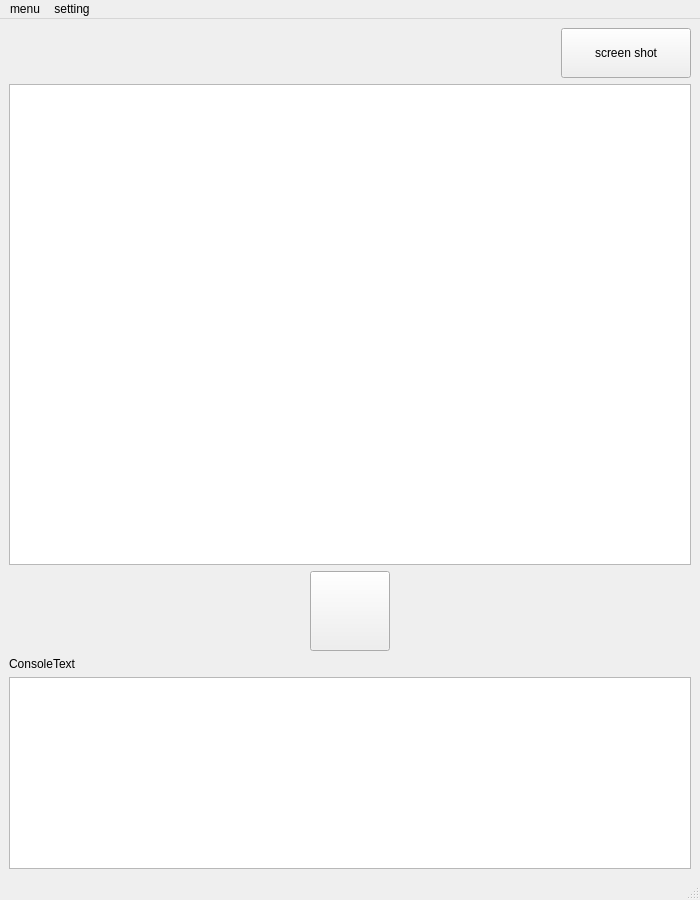
<?xml version="1.0" encoding="UTF-8"?>
<ui version="4.0">
 <class>MainWindow</class>
 <widget class="QMainWindow" name="MainWindow">
  <property name="geometry">
   <rect>
    <x>0</x>
    <y>0</y>
    <width>700</width>
    <height>900</height>
   </rect>
  </property>
  <property name="windowTitle">
   <string>MainWindow</string>
  </property>
  <widget class="QWidget" name="centralwidget">
   <layout class="QGridLayout" name="gridLayout_2">
    <item row="0" column="0">
     <layout class="QGridLayout" name="gridLayout">
      <item row="0" column="0">
       <layout class="QHBoxLayout" name="horizontalLayout">
        <item>
         <spacer name="horizontalSpacer_2">
          <property name="orientation">
           <enum>Qt::Horizontal</enum>
          </property>
          <property name="sizeHint" stdset="0">
           <size>
            <width>40</width>
            <height>20</height>
           </size>
          </property>
         </spacer>
        </item>
        <item>
         <widget class="QPushButton" name="shotButton">
          <property name="sizePolicy">
           <sizepolicy hsizetype="Fixed" vsizetype="Fixed">
            <horstretch>0</horstretch>
            <verstretch>0</verstretch>
           </sizepolicy>
          </property>
          <property name="minimumSize">
           <size>
            <width>130</width>
            <height>50</height>
           </size>
          </property>
          <property name="font">
           <font>
            <family>Arial</family>
           </font>
          </property>
          <property name="text">
           <string>screen shot</string>
          </property>
         </widget>
        </item>
       </layout>
      </item>
      <item row="1" column="0">
       <widget class="QGraphicsView" name="graphicsView">
        <property name="font">
         <font>
          <family>Arial</family>
          <pointsize>10</pointsize>
         </font>
        </property>
       </widget>
      </item>
      <item row="2" column="0">
       <layout class="QHBoxLayout" name="horizontalLayout_2">
        <item>
         <spacer name="horizontalSpacer">
          <property name="orientation">
           <enum>Qt::Horizontal</enum>
          </property>
          <property name="sizeHint" stdset="0">
           <size>
            <width>40</width>
            <height>20</height>
           </size>
          </property>
         </spacer>
        </item>
        <item>
         <widget class="QPushButton" name="recordButton">
          <property name="sizePolicy">
           <sizepolicy hsizetype="Fixed" vsizetype="Fixed">
            <horstretch>0</horstretch>
            <verstretch>0</verstretch>
           </sizepolicy>
          </property>
          <property name="minimumSize">
           <size>
            <width>80</width>
            <height>80</height>
           </size>
          </property>
          <property name="font">
           <font>
            <family>Arial</family>
           </font>
          </property>
          <property name="styleSheet">
           <string notr="true"/>
          </property>
          <property name="text">
           <string/>
          </property>
         </widget>
        </item>
        <item>
         <spacer name="horizontalSpacer_3">
          <property name="orientation">
           <enum>Qt::Horizontal</enum>
          </property>
          <property name="sizeHint" stdset="0">
           <size>
            <width>40</width>
            <height>20</height>
           </size>
          </property>
         </spacer>
        </item>
       </layout>
      </item>
      <item row="3" column="0">
       <widget class="QLabel" name="label">
        <property name="font">
         <font>
          <family>Arial</family>
         </font>
        </property>
        <property name="text">
         <string>ConsoleText</string>
        </property>
       </widget>
      </item>
      <item row="4" column="0">
       <widget class="QTextEdit" name="textEdit">
        <property name="sizePolicy">
         <sizepolicy hsizetype="Preferred" vsizetype="Preferred">
          <horstretch>0</horstretch>
          <verstretch>0</verstretch>
         </sizepolicy>
        </property>
        <property name="focusPolicy">
         <enum>Qt::NoFocus</enum>
        </property>
        <property name="inputMethodHints">
         <set>Qt::ImhNone</set>
        </property>
       </widget>
      </item>
     </layout>
    </item>
   </layout>
  </widget>
  <widget class="QMenuBar" name="menubar">
   <property name="geometry">
    <rect>
     <x>0</x>
     <y>0</y>
     <width>700</width>
     <height>26</height>
    </rect>
   </property>
   <widget class="QMenu" name="menumenu">
    <property name="title">
     <string>menu</string>
    </property>
    <addaction name="separator"/>
    <addaction name="actionhelp"/>
    <addaction name="actioncontact_us"/>
    <addaction name="separator"/>
    <addaction name="actionOpen_record_folder"/>
    <addaction name="separator"/>
    <addaction name="actionback"/>
   </widget>
   <widget class="QMenu" name="menusetting">
    <property name="title">
     <string>setting</string>
    </property>
    <widget class="QMenu" name="menuAppearance">
     <property name="title">
      <string>Appearance</string>
     </property>
     <addaction name="actionstarry_sky"/>
     <addaction name="actionsea"/>
     <addaction name="actiondesert"/>
     <addaction name="actiongrassland"/>
    </widget>
    <addaction name="menuAppearance"/>
   </widget>
   <addaction name="menumenu"/>
   <addaction name="menusetting"/>
  </widget>
  <widget class="QStatusBar" name="statusbar"/>
  <action name="actionhelp">
   <property name="text">
    <string>Help</string>
   </property>
  </action>
  <action name="actioncontact_us">
   <property name="text">
    <string>Contact Us</string>
   </property>
  </action>
  <action name="actionLog_out">
   <property name="text">
    <string>return</string>
   </property>
  </action>
  <action name="actionOpen_record_folder">
   <property name="text">
    <string>Open record folder</string>
   </property>
  </action>
  <action name="actionstarry_sky">
   <property name="text">
    <string>starry sky</string>
   </property>
  </action>
  <action name="actionsea">
   <property name="text">
    <string>sea</string>
   </property>
  </action>
  <action name="actiondesert">
   <property name="text">
    <string>desert</string>
   </property>
  </action>
  <action name="actiongrassland">
   <property name="text">
    <string>grassland</string>
   </property>
  </action>
  <action name="actionback">
   <property name="text">
    <string>Log out</string>
   </property>
  </action>
 </widget>
 <resources/>
 <connections/>
</ui>
